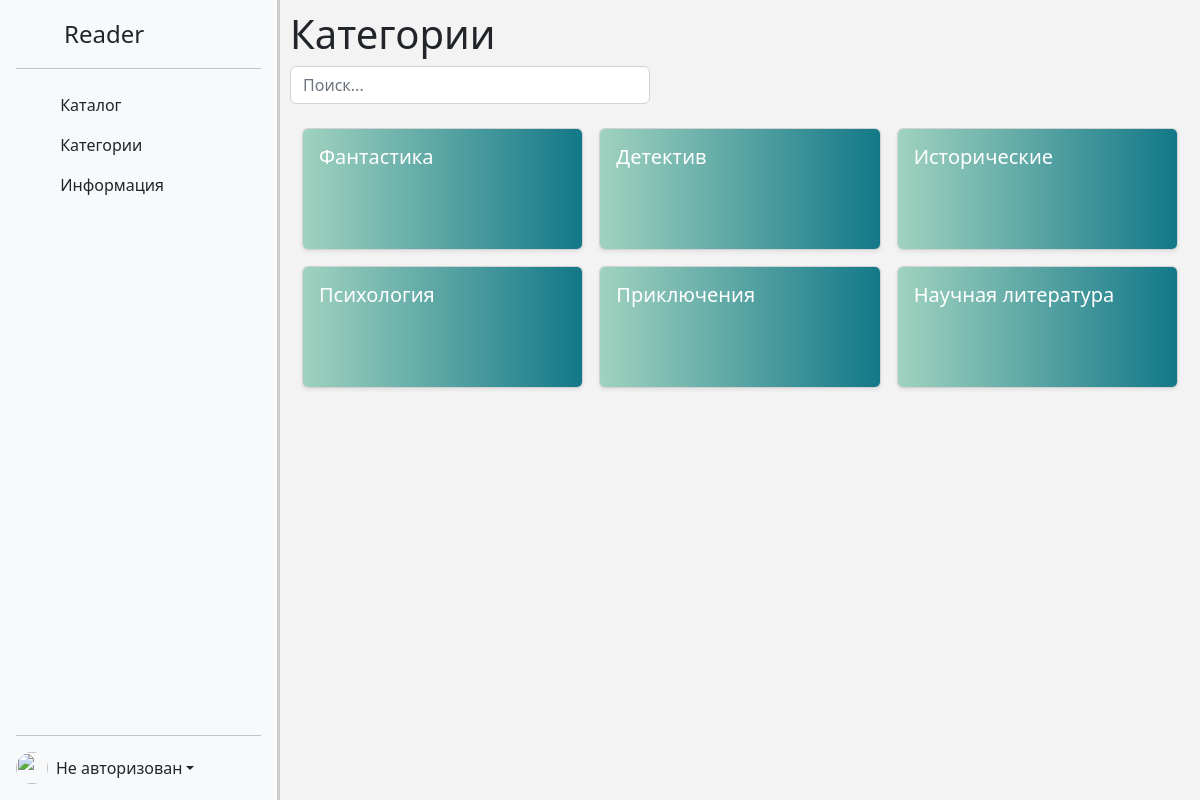
The page /viewCategories on the database as committed earlier.
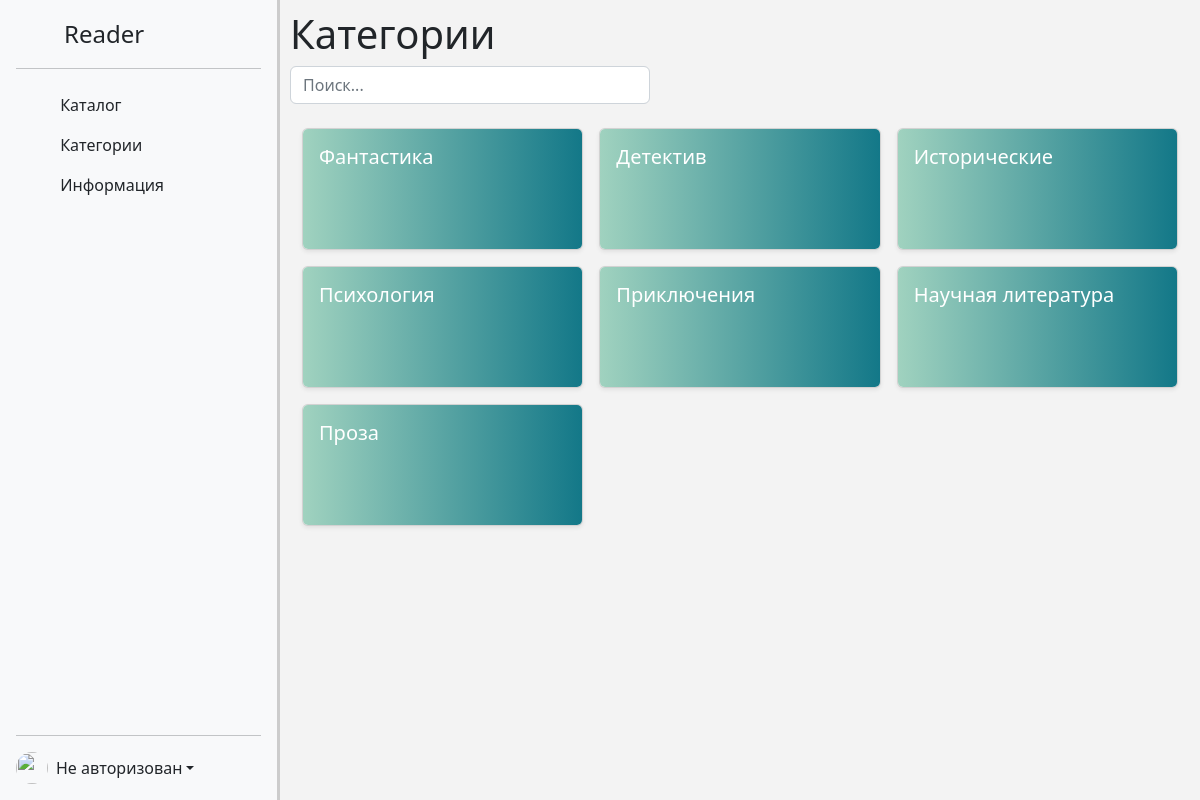
The same page on the database as committed later.
### main/models.py (models this page shows, shortened)
class Categories(models.Model):
    name = models.CharField(max_length=50)

### main/views.py (the view)
# urls.py: path("viewCategories", viewCategories.as_view(), name='viewCategories'),
class viewCategories(View):
    def get(self, request):
        context = {}
        if 'login' in request.session:
            context['name'] = request.session['login']
        context['categories'] = Categories.objects.all()
        return render(request, "main/categories.html", context=context)

### main/templates/main/categories.html (shortened to what this page needs)
{% extends 'base/index.html' %} {% block main %}
<div id="outer-container">
  {% include 'base/header.html' %}
  <div id="content">
    <h1>Категории</h1>
    <input
      id="search"
      type="text"
      class="form-control"
      placeholder="Поиск..."
      style="width: 40%"
    /><br />
    <div class="container">
      <div class="row row-cols-1 row-cols-sm-2 row-cols-md-3 g-3">
        {% for i in categories %}
        <a
          class="cats"
          style="text-decoration: none; color: white"
          href="{% url 'index' %}?id={{i.id}}"
        >
          <div class="col">
            <div class="card shadow-sm">
              <div id="categoryItem" class="card-body">
                <h5>{{i.name}}</h5>
              </div>
            </div>
          </div>
        </a>
        {% endfor %}
      </div>
    </div>
  </div>
</div>
{% endblock main %}

Rows that differ between the two databases and show on the page:
added Categories: name "Проза"
